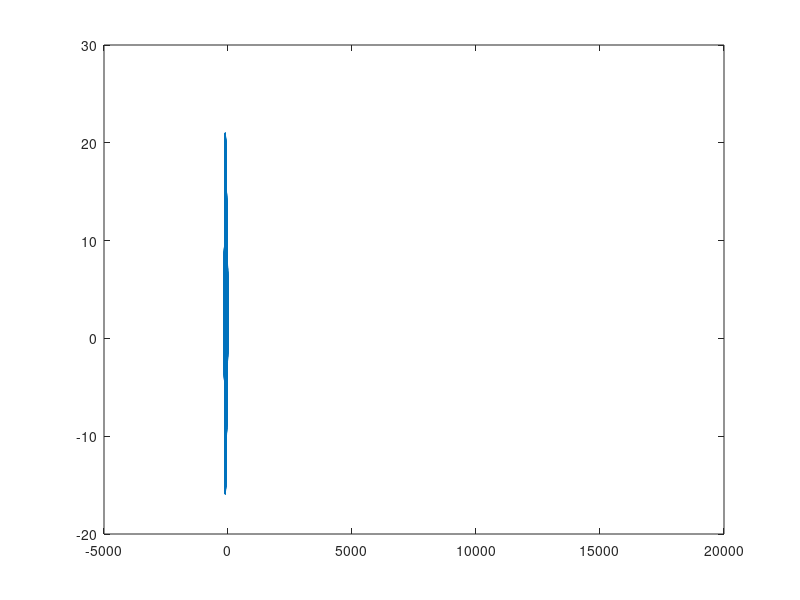

MATLAB code to generate this figure:

figure;
particles = dlmread("particles.txt");
% scatter3(particles(:, 1), particles(:, 2), particles(:, 3), '.');
% quiver3(particles(:, 1), particles(:, 2), particles(:, 3), particles(:, 4), particles(:, 5), particles(:, 6));
quiver(particles(:, 1), particles(:, 2), particles(:, 3), particles(:, 4));
% axis equal tight;

% grads = dlmread("gradients");
% quiver3(grads(:, 1), grads(:, 2), grads(:, 3), grads(:, 4), grads(:, 5), grads(:, 6), 5);
